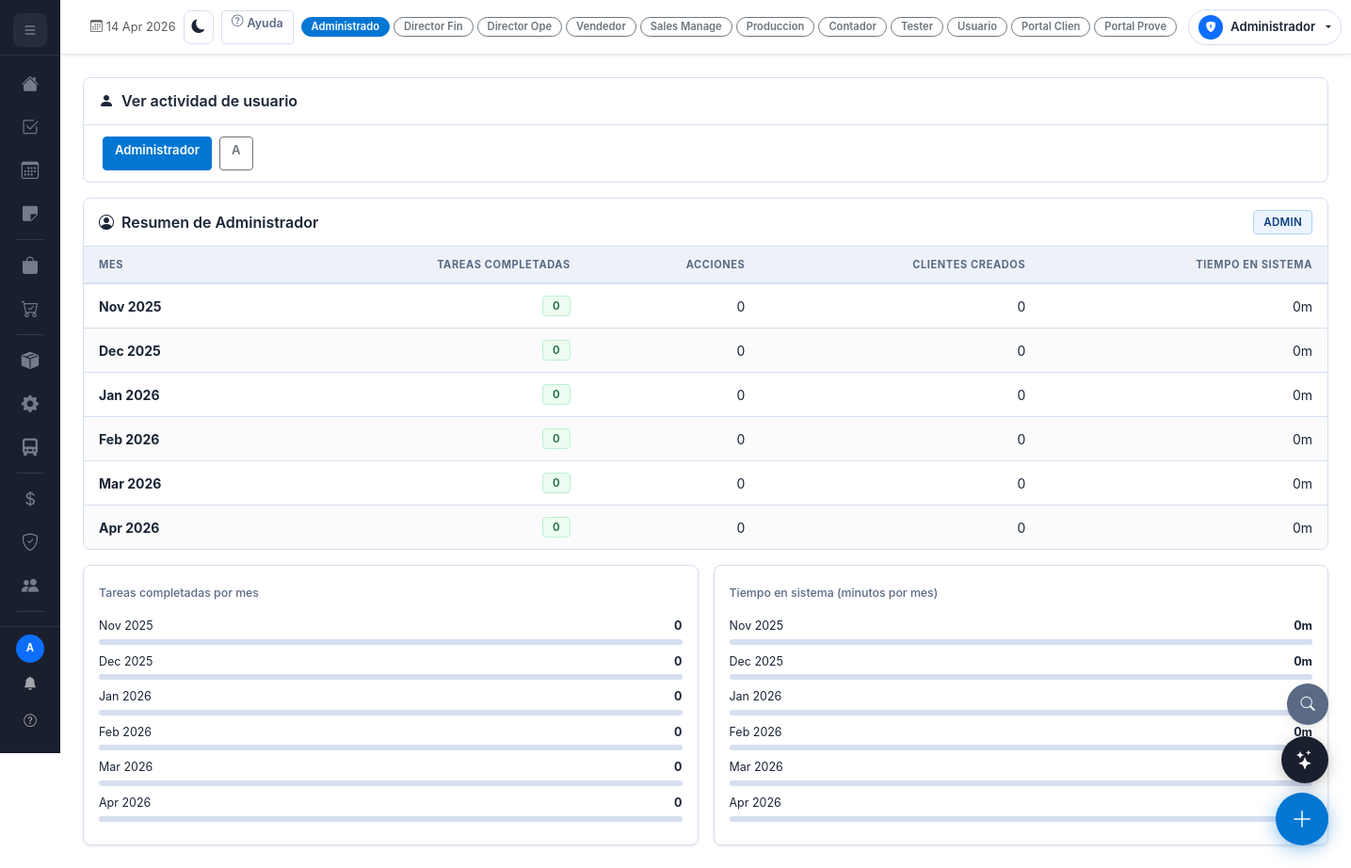
The app's page /mi-actividad (signed in) with its own data.
### models.py (models this page shows, shortened)
class User(UserMixin, db.Model):
    __tablename__ = 'users'
    id                  = db.Column(db.Integer, primary_key=True)
    nombre              = db.Column(db.String(100), nullable=False)
    email               = db.Column(db.String(120), unique=True, nullable=False)
    password_hash       = db.Column(db.String(256), nullable=False)
    rol                 = db.Column(db.String(20), default='usuario')
    activo              = db.Column(db.Boolean, default=True)
    company_id          = db.Column(db.Integer, db.ForeignKey('companies.id'), nullable=True, index=True)  # default company
    modulos_permitidos  = db.Column(db.Text, default='[]')   # JSON list
    roles_asignados     = db.Column(db.Text, default='[]')   # JSON list: roles multiples asignados
    creado_en           = db.Column(db.DateTime, default=datetime.utcnow)
    onboarding_dismissed = db.Column(db.Boolean, default=False)
    onboarding_step      = db.Column(db.Integer, default=0)
    onboarding_role_config = db.Column(db.Text, default='{}')
    cliente_id           = db.Column(db.Integer, db.ForeignKey('clientes.id'), nullable=True)
    proveedor_id        = db.Column(db.Integer, db.ForeignKey('proveedores.id'), nullable=True)

### routes/dashboard.py (the view)
    @app.route('/mi-actividad')
    @login_required
    def mi_actividad():
        from datetime import date as date_type
        hoy = date_type.today()
        uid = request.args.get('user_id', type=int, default=current_user.id)
        if uid != current_user.id and _get_rol_activo(current_user) != 'admin':
            uid = current_user.id
        target_user = db.session.get(User, uid) if uid != current_user.id else current_user
        usuarios_lista = User.query.filter_by(activo=True).all() if _get_rol_activo(current_user) == 'admin' else []
        meses = []
        for i in range(5, -1, -1):
            if hoy.month - i <= 0:
                m = hoy.month - i + 12; y = hoy.year - 1
            else:
                m = hoy.month - i; y = hoy.year
            inicio = datetime(y, m, 1)
            if m == 12: fin = datetime(y+1, 1, 1)
            else:       fin = datetime(y, m+1, 1)
            tareas_hechas = Tarea.query.filter(
                db.or_(Tarea.asignado_a==uid, Tarea.creado_por==uid),
                Tarea.estado=='completada',
                Tarea.creado_en>=inicio, Tarea.creado_en<fin
            ).count()
            act_count = Actividad.query.filter(
                Actividad.usuario_id==uid,
                Actividad.creado_en>=inicio, Actividad.creado_en<fin
            ).count()
            clientes_nuevos = Actividad.query.filter(
                Actividad.usuario_id==uid,
                Actividad.entidad=='cliente',
                Actividad.tipo=='crear',
                Actividad.creado_en>=inicio, Actividad.creado_en<fin
            ).count() if _get_rol_activo(current_user) in ['admin','vendedor','sales_manager'] else 0
            tiempo = db.session.query(db.func.sum(UserSesion.duracion_min)).filter(
                UserSesion.user_id==uid,
                UserSesion.login_at>=inicio, UserSesion.login_at<fin
            ).scalar() or 0
            meses.append({
                'mes': inicio.strftime('%b %Y'), 'tareas': tareas_hechas,
                'acciones': act_count, 'clientes': clientes_nuevos,
                'tiempo_min': round(tiempo)
            })
        return render_template('mi_actividad.html', meses=meses, target_user=target_user,
                               usuarios_lista=usuarios_lista, uid=uid)

### templates/mi_actividad.html (shortened to what this page needs)
{% extends 'base.html' %}
{% block content %}
<div class="row g-3 mb-3">
  {% if usuarios_lista %}
  <div class="col-12">
    <div class="tc">
      <div class="ch"><span><i class="bi bi-person-fill me-2"></i>Ver actividad de usuario</span></div>
      <div style="padding:.75rem 1.25rem">
        <div class="d-flex gap-2 flex-wrap">
        {% for u in usuarios_lista %}
          <a href="{{ url_for('mi_actividad', user_id=u.id) }}"
             class="btn btn-sm {% if uid==u.id %}btn-primary{% else %}btn-outline-secondary{% endif %}">
            {{ u.nombre }}
          </a>
        {% endfor %}
        </div>
      </div>
    </div>
  </div>
  {% endif %}
</div>
<div class="row g-3 mb-3">
  <div class="col-12">
    <div class="tc">
      <div class="ch">
        <span><i class="bi bi-person-circle me-2"></i>Resumen de {{ target_user.nombre }}</span>
        <span class="b b-negociacion">{{ target_user.rol }}</span>
      </div>
      <div style="overflow-x:auto">
        <table class="table">
          <thead><tr>
            <th>Mes</th>
            <th class="text-end">Tareas completadas</th>
            <th class="text-end">Acciones</th>
            <th class="text-end">Clientes creados</th>
            <th class="text-end">Tiempo en sistema</th>
          </tr></thead>
          <tbody>
          {% for m in meses %}
          <tr>
            <td><strong>{{ m.mes }}</strong></td>
            <td class="text-end">
              <span class="b b-activo">{{ m.tareas }}</span>
            </td>
            <td class="text-end">{{ m.acciones }}</td>
            <td class="text-end">{{ m.clientes }}</td>
            <td class="text-end">
              {% if m.tiempo_min >= 60 %}
                {{ (m.tiempo_min // 60)|int }}h {{ (m.tiempo_min % 60)|int }}m
              {% else %}
                {{ m.tiempo_min }}m
              {% endif %}
            </td>
          </tr>
          {% endfor %}
          </tbody>
        </table>
      </div>
    </div>
  </div>
</div>
<div class="row g-3">
  <div class="col-md-6">
    <div class="sc">
      <div class="sl mb-3">Tareas completadas por mes</div>
      {% for m in meses %}
      <div class="mb-2">
        <div class="d-flex justify-content-between mb-1" style="font-size:.78rem">
          <span>{{ m.mes }}</span><span class="fw-bold">{{ m.tareas }}</span>
        </div>
        {% set max_t = meses|map(attribute='tareas')|max or 1 %}
        <div class="stock-bar-wrap"><div class="stock-bar" style="width:{{ [(m.tareas/max_t*100)|int, 100]|min }}%"></div></div>
      </div>
      {% endfor %}
    </div>
  </div>
  <div class="col-md-6">
    <div class="sc">
      <div class="sl mb-3">Tiempo en sistema (minutos por mes)</div>
      {% for m in meses %}
      <div class="mb-2">
        <div class="d-flex justify-content-between mb-1" style="font-size:.78rem">
          <span>{{ m.mes }}</span>
          <span class="fw-bold">
            {% if m.tiempo_min >= 60 %}{{ (m.tiempo_min//60)|int }}h {{ (m.tiempo_min%60)|int }}m{% else %}{{ m.tiempo_min }}m{% endif %}
          </span>
        </div>
        {% set max_t = meses|map(attribute='tiempo_min')|max or 1 %}
        <div class="stock-bar-wrap"><div class="stock-bar" style="width:{{ [(m.tiempo_min/max_t*100)|int, 100]|min }}%;background:#5243AA"></div></div>
      </div>
      {% endfor %}
    </div>
  </div>
</div>
{% endblock %}

### templates/base.html (shortened to what this page needs)
<html lang="es" id="htmlRoot"><head>
<link href="https://cdn.jsdelivr.net/npm/bootstrap@5.3.2/dist/css/bootstrap.min.css" rel="stylesheet">
<link href="https://cdn.jsdelivr.net/npm/bootstrap-icons@1.11.3/font/bootstrap-icons.css" rel="stylesheet" media="print" onload="this.media='all'">
</head><body class="{% if request.args.get('_embed') == '1' %}embed-mode{% endif %}">
<nav id="sb" role="navigation" aria-label="Menu principal">
  <div class="sb-brand">
    <button id="sb-expand" onclick="toggleSidebar()" title="Expandir menu">
      <i class="bi bi-list" id="sb-expand-icon"></i>
    </button>
  </div>
  <div class="sb-nav" style="overflow-y:auto;flex:1">
    {% set m=modulos_user %}
    <a href="#" class="nav-link dock-group {% if request.endpoint=='dashboard' %}active" aria-current="page{% endif %}" data-tip="Home" aria-label="Home" data-dock-panel="home"><i class="bi bi-house-fill"></i><span>Home</span></a>
    {% if 'tareas' in m %}<a href="#" class="nav-link dock-group " data-tip="Tickets" aria-label="Tickets" data-dock-panel="tickets" style="position:relative"><i class="bi bi-check2-square"></i></a>{% endif %}
    {% if 'calendario' in m %}<a href="#" class="nav-link dock-group " data-tip="Calendario" aria-label="Calendario" data-dock-panel="calendario"><i class="bi bi-calendar3"></i></a>{% endif %}
    {% if 'notas' in m %}<a href="#" class="nav-link dock-group " data-tip="Notas" aria-label="Notas" data-dock-panel="notas"><i class="bi bi-sticky-fill"></i></a>{% endif %}
    <div class="dock-div"></div>
    {% if 'clientes' in m or 'ventas' in m or 'cotizaciones' in m %}
    <a href="{{ url_for('ventas') }}" class="nav-link dock-group " data-tip="Comercial" aria-label="Comercial"
       data-dock-panel="comercial"><i class="bi bi-bag-fill"></i><span>Comercial</span></a>
    {% endif %}
    {% if 'clientes' in m or 'ordenes_compra' in m or 'produccion' in m %}
    <a href="{{ url_for('ordenes_compra') }}" class="nav-link dock-group " data-tip="Compras" aria-label="Compras"
       data-dock-panel="compras"><i class="bi bi-cart-check"></i><span>Compras</span></a>
    {% endif %}
    <div class="dock-div"></div>
    {% if 'inventario' in m or 'produccion' in m %}
    {% if 'inventario' in m %}<a href="#" class="nav-link dock-group " data-tip="Inventario" aria-label="Inventario" data-dock-panel="inventario"><i class="bi bi-box-seam-fill"></i></a>{% endif %}
    {% if 'produccion' in m %}<a href="{{ url_for('produccion_index') }}" class="nav-link dock-group " data-tip="Produccion" aria-label="Produccion"
       data-dock-panel="produccion"><i class="bi bi-gear-fill"></i><span>Produccion</span></a>{% endif %}
    {% endif %}
    {% if 'inventario' in m or 'produccion' in m or 'clientes' in m %}
    <a href="{{ url_for('proveedores', tipo_f='transportista') }}" class="nav-link dock-group " data-tip="Logistica" aria-label="Logistica"
       data-dock-panel="logistica"><i class="bi bi-truck-front-fill"></i><span>Logistica</span></a>
    {% endif %}
    <div class="dock-div"></div>
    {% if 'finanzas' in m or rol_activo in ('admin','director_financiero','contador') %}
    <a href="{{ url_for('contable_index') }}" class="nav-link dock-group " data-tip="Finanzas" aria-label="Finanzas"
       data-dock-panel="finanzas"><i class="bi bi-currency-dollar"></i><span>Finanzas</span></a>
    {% endif %}
    {% if 'legal' in m or rol_activo in ('admin','director_financiero','director_operativo') %}
    <a href="#" class="nav-link dock-group {% if 'legal' in request.endpoint %}active" aria-current="page{% endif %}" data-tip="Legal" aria-label="Legal" data-dock-panel="legal"><i class="bi bi-shield-check"></i><span>Legal</span></a>
    {% endif %}
    {% if 'nomina' in m %}<a href="#" class="nav-link dock-group " data-tip="Nomina" aria-label="Nomina" data-dock-panel="nomina"><i class="bi bi-people-fill"></i></a>{% endif %}
    <div class="dock-div"></div>
    {% if rol_activo in ('admin','director_financiero','director_operativo') %}
    <a href="#" class="nav-link dock-group " data-tip="Aprobaciones" aria-label="Aprobaciones" data-dock-panel="aprobaciones" style="position:relative"></a>
    {% endif %}
  </div>
  <div class="sb-foot">
    <div class="d-flex align-items-center justify-content-between mb-1">
      <div class="d-flex align-items-center gap-2">
        <div class="rounded-circle bg-primary d-flex align-items-center justify-content-center text-white fw-bold"
             style="width:31px;height:31px;font-size:.8rem;flex-shrink:0">{{ current_user.nombre[0].upper() }}</div>
      </div>
      <div class="d-flex flex-column gap-1 align-items-center">
        <button class="notif-btn" id="notifBtn" onclick="toggleNotif(event)" title="Notificaciones">
          <i class="bi bi-bell-fill"></i>
        </button>
        <button class="notif-btn" onclick="if(window.iniciarObContextual){iniciarObContextual()}else{alert('Tutorial no disponible. Recarga la pagina.')}" title="Tutorial" style="font-size:.85rem">
          <i class="bi bi-question-circle"></i>
        </button>
      </div>
    </div>
  </div>
</nav>
{% set m=modulos_user %}
<div id="main" role="main">
  <div class="topbar" role="banner">
    <div class="topbar-right d-flex align-items-center gap-2 ms-auto">
      <span class="text-muted d-none d-md-inline" style="font-size:.8rem;white-space:nowrap"><i class="bi bi-calendar3 me-1"></i>{{ now.strftime('%d %b %Y') }}</span>
      <button class="btn btn-sm btn-ghost d-none d-md-inline-flex align-items-center"
              style="padding:.3rem .5rem;border-radius:8px;border:1px solid var(--border)"
              onclick="toggleTheme()" title="Cambiar tema">
        <i class="bi bi-sun-fill" id="themeIcon" style="font-size:.9rem"></i>
      </button>
<button class="btn btn-sm d-none d-md-inline-flex" style="background:none;border:1px solid var(--border);color:var(--text2);padding:4px 10px;font-size:.78rem" onclick="if(window.iniciarObContextual){iniciarObContextual()}else{alert('Recarga la pagina')}" title="Ver tutorial">
        <i class="bi bi-question-circle me-1"></i>Ayuda
      </button>
      {% if roles_disponibles|length > 1 %}
      <div class="d-none d-md-flex align-items-center gap-1" style="margin-right:4px">
        {% for r in roles_disponibles %}
        <a href="#" onclick="event.preventDefault();var f=document.createElement('form');f.method='POST';f.action='{{ url_for('cambiar_rol') }}';var ri=document.createElement('input');ri.type='hidden';ri.name='rol';ri.value='{{ r }}';f.appendChild(ri);var c=document.createElement('input');c.type='hidden';c.name='_csrf_token';c.value=document.querySelector('meta[name=csrf-token]').content;f.appendChild(c);document.body.appendChild(f);f.submit();"
           class="btn btn-sm {% if r == rol_activo %}btn-primary{% else %}btn-outline-secondary{% endif %}"
           style="font-size:.7rem;padding:2px 10px;border-radius:20px;min-height:auto;line-height:1.4">
          {{ rol_labels.get(r, r)[:12] }}
        </a>
        {% endfor %}
      </div>
      {% endif %}
      <div class="dropdown">
        <button class="btn btn-sm dropdown-toggle d-flex align-items-center gap-2" style="background:none;border:1px solid var(--border);padding:5px 10px;border-radius:20px;color:var(--text)" data-bs-toggle="dropdown">
          <div class="rounded-circle bg-primary d-flex align-items-center justify-content-center text-white fw-bold" style="width:26px;height:26px;font-size:.72rem;flex-shrink:0"><i class="bi {{ rol_icons.get(rol_activo, 'bi-person') }}" style="font-size:.7rem"></i></div>
          <span class="d-none d-md-inline" style="font-size:.82rem;font-weight:600;max-width:120px;overflow:hidden;text-overflow:ellipsis;white-space:nowrap">{{ rol_labels.get(rol_activo, rol_activo) }}</span>
        </button>
      </div>
    </div>
  </div>
  <div class="content">
    {% block content %}{% endblock %}
  </div>
</div>
<button id="diagBtn" onclick="abrirBuscador()" title="Buscador global (Ctrl+K)"><i class="bi bi-search"></i></button>
<button class="fab" id="btnFAB" title="Acciones rápidas" data-bs-toggle="modal" data-bs-target="#modalQuickActions" aria-label="Acciones rápidas">
  <i class="bi bi-plus-lg"></i>
</button>
{% if current_user.is_authenticated %}
<button id="aiFab" onclick="aiToggle()" title="Asistente IA" style="position:fixed;bottom:90px;right:24px;z-index:1040;width:50px;height:50px;border-radius:50%;background:var(--sb);color:#fff;border:none;box-shadow:0 4px 16px rgba(0,0,0,.25);cursor:pointer;display:flex;align-items:center;justify-content:center;font-size:1.25rem;transition:all .2s" onmouseover="this.style.transform='scale(1.1)'" onmouseout="this.style.transform='scale(1)'">
  <i class="bi bi-stars"></i>
</button>
{% endif %}
</body></html>

### records on screen
User: nombre "A", get "Administrador", nombre "Administrador", rol "ADMIN"
User: nombre "A"

### other values on screen
{{ now.strftime('%d %b %Y') }} "14 Apr 2026"
{{ rol_labels.get(r, r)[:12] }} "Administrado" "Director Fin" "Director Ope" "Vendedor" "Sales Manage" "Produccion" "Contador" "Tester" "Usuario" "Portal Clien" "Portal Prove"
{{ m.mes }} "Nov 2025" "Dec 2025" "Jan 2026" "Feb 2026" "Mar 2026" "Apr 2026"
{{ m.tareas }} "0" "0" "0" "0" "0" "0"
{{ m.acciones }} "0" "0" "0" "0" "0" "0"
{{ m.clientes }} "0" "0" "0" "0" "0" "0"
{{ m.tiempo_min }} "0" "0" "0" "0" "0" "0"
{{ m.tiempo_min }} "0" "0" "0"
